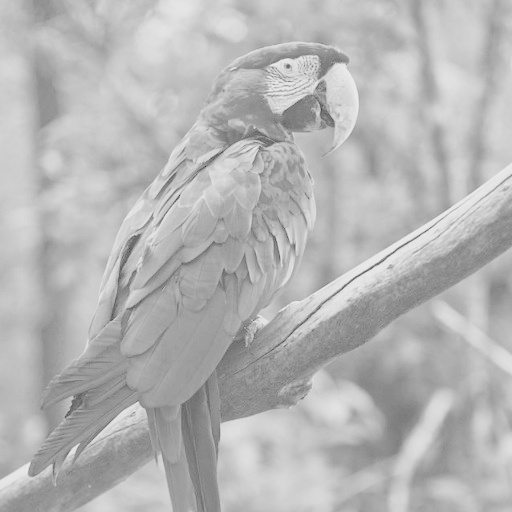
#> input picture images/arara.jpg, 512 x 512 px
$ python 11796472.py
#> lines starting #> are read from the running program, lines starting #| are printed output that depends on the picture
#> the answer given: ../images/arara.jpg
#> the answer given: ../images/board.jpg
# Assignment 2: Fourier Transform & Filtering in Frequency Domain

# Name: Lucas Keiti Anbo Mihara
# NUSP: 11796472
# Course: SCC0251
# Semester: 2024/1

import numpy as np
import imageio.v3 as imageio
import matplotlib.pyplot as plt
from numpy import fft


def low_pass_filter(n, m, r):
    filter = np.zeros((n, m))
    for i in range(n):
        for j in range(m):
            filter[i][j] = 1 if np.sqrt((i - n/2.0)**2 + (j - m/2.0)**2) <= r else 0
    return filter


def high_pass_filter(n, m, r):
    filter = np.zeros((n, m))
    for i in range(n):
        for j in range(m):
            filter[i][j] = 1 if np.sqrt((i - n/2)**2 + (j - m/2)**2) > r else 0
    return filter


def band_stop_filter(n, m, r0, r1):
    filter = np.zeros((n, m))
    for i in range(n):
        for j in range(m):
            d = np.sqrt((i - n/2)**2 + (j - m/2)**2)
            filter[i][j] = 0 if d >= r1 and d <= r0  else 1
    return filter


def laplacian_filter(n, m):
    filter = np.zeros((n, m))
    for i in range(n):
        for j in range(m):
            filter[i][j] = -4 * (np.pi**2) * ((i - n/2)**2 + (j - m/2)**2)
    return filter


def gaussian_filter(n, m, sigma1, sigma2):
    filter = np.zeros((n, m))
    for i in range(n):
        for j in range(m):
            filter[i][j] = np.e ** -(((i - n/2)**2 / ((2 * sigma1**2)) + (j - m/2)**2 / (2 * sigma2**2)))
    return filter


def read_image(image_name):
#> called with image_name = '../images/arara.jpg'
    return imageio.imread(f"{image_name}")
#> returned value is the input picture: shape (512, 512); min 46, max 239, mean 181
#> call 2 of read_image, with image_name = '../images/board.jpg'
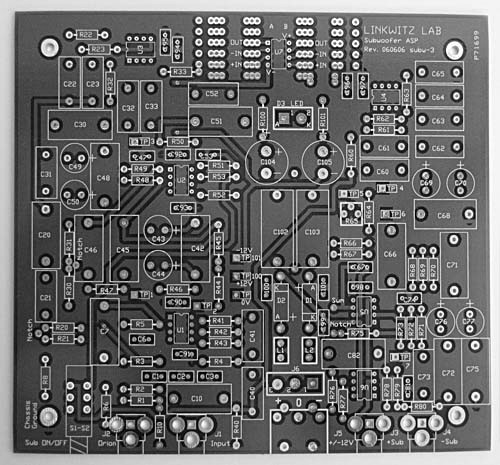
#> input picture images/board.jpg, 500 x 465 px
#> in read_image, returned value is the input picture: shape (465, 500); min 0, max 255, mean 105.9


def print_image(image):
    plt.figure(figsize=(10,10))
    plt.imshow(image, cmap="gray")
    plt.axis('off') # remove axis with numbers


def root_mean_squared_error(result_image, reference_image):
    n = result_image.shape[0]
    sum = 0
    for i in range(n):
        for j in range(n):
            sum += (result_image[i][j] - reference_image[i][j]) ** 2
    return np.round((np.sqrt(sum))/n, 4)


def get_filter_from_input(image_n, image_m):
#> called with image_n = 512, image_m = 512
    index = int(input().rstrip())
#> the answer given: 3
    match index:
        case 0: # low-pass filter
            r = int(input().rstrip())
            return low_pass_filter(image_n, image_m, r)
        case 1: # high-pass
            r = int(input().rstrip())
            return high_pass_filter(image_n, image_m, r)
        case 2: # band-stop
            r0 = int(input().rstrip())
            r1 = int(input().rstrip())
            return band_stop_filter(image_n, image_m, r0, r1)
        case 3: # laplacian
            return laplacian_filter(image_n, image_m)
        case 4: # gaussian
            s0 = int(input().rstrip())
            s1 = int(input().rstrip())
            return gaussian_filter(image_n, image_m, s0, s1)


def filter_fft_image(image, filter):
    fourier_domain = fft.fft2(image)
    fourier_filtered = fft.fftshift(fourier_domain) * filter
    # fourier_filtered = fourier_domain * filter
    filtered_image = fft.ifft2(fft.ifftshift(fourier_filtered))
    # filtered_image = fft.ifft2(fourier_filtered)
    real_image = np.real(filtered_image)
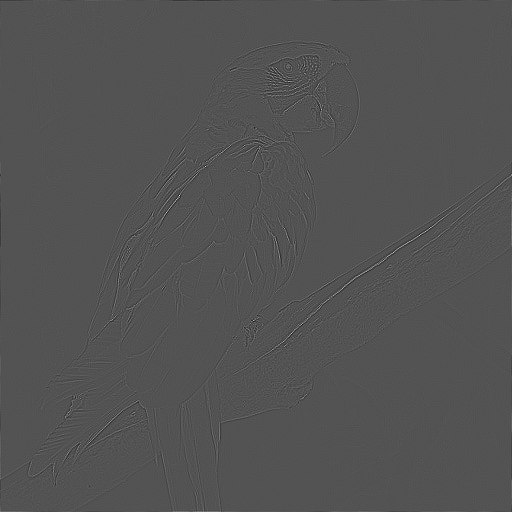
#> real_image: shape (512, 512) float64; min -83505548.2, max 172187159.1, mean 0; drawn with min black and max white
    result = (real_image - np.min(real_image)) * (255 / (np.max(real_image) - np.min(real_image)))
    return result


def main():
    base_image_name = input().rstrip()
    reference_image_name = input().rstrip()

    base_image = read_image(base_image_name)
    reference_image = read_image(reference_image_name)

    filter = get_filter_from_input(base_image.shape[0], base_image.shape[1])

    result_image = filter_fft_image(base_image, filter)

    print(root_mean_squared_error(result_image, reference_image))
#> after the loop in root_mean_squared_error, `for i in range(n):`: sum = 12196387.8


if __name__ == '__main__':
#> (the run stopped early here; a loop or call above may not have finished)
